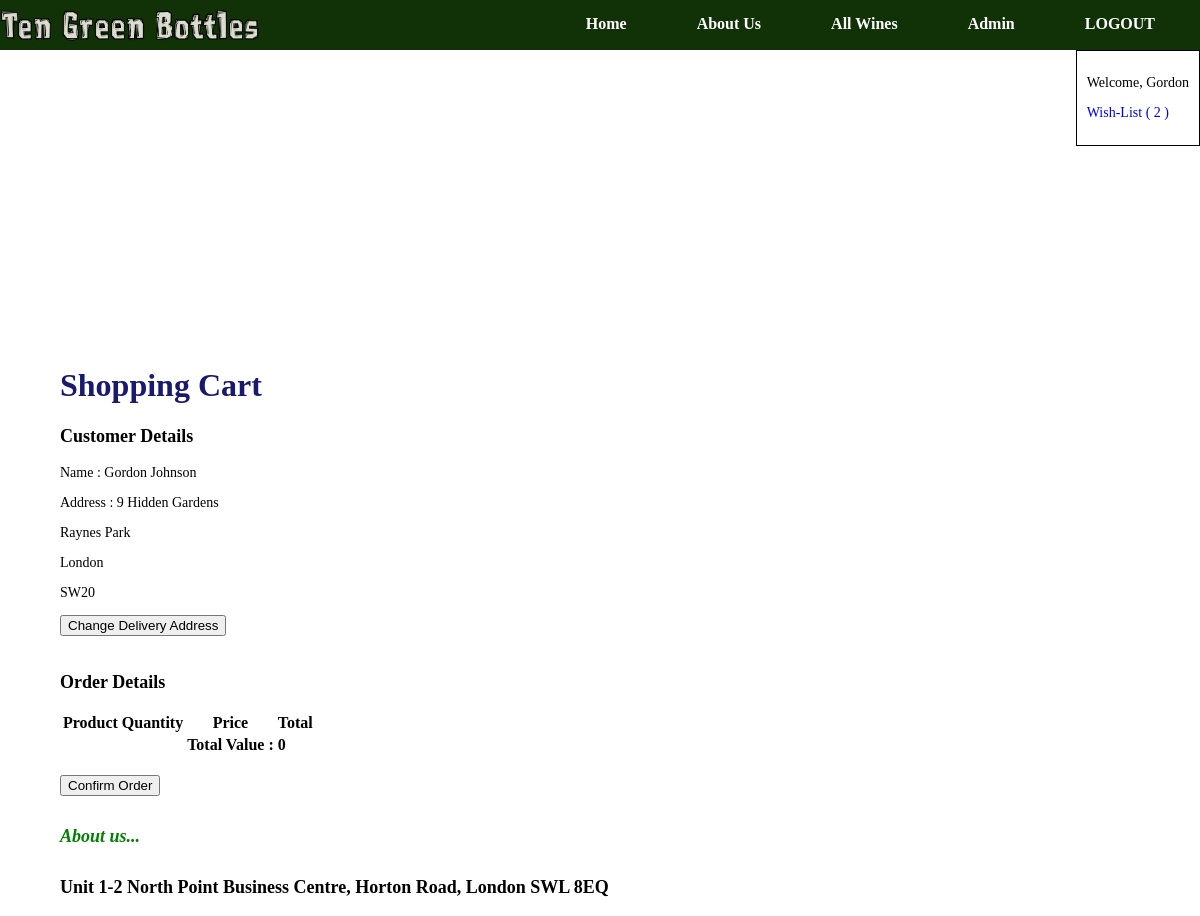
The app's page /cart.php (signed in) with its own data.
### tables this page shows
CREATE TABLE IF NOT EXISTS `customer` (
  `customer_id` int(11) NOT NULL,
  `first_name` varchar(100) NOT NULL,
  `last_name` varchar(100) NOT NULL,
  `phone_number` varchar(15) DEFAULT NULL,
  `email_address` varchar(255) NOT NULL,
  `password` varchar(255) NOT NULL,
  `access` int(11) NOT NULL DEFAULT '0',
  `address_id_fk` int(11) NOT NULL
);

CREATE TABLE IF NOT EXISTS `address` (
  `address_id` int(11) NOT NULL,
  `door_number_name` varchar(25) NOT NULL,
  `street_name` varchar(255) DEFAULT NULL,
  `city` varchar(255) DEFAULT NULL,
  `county` varchar(255) DEFAULT NULL,
  `post_code` varchar(10) NOT NULL
);

### Database/db_Read.php (called while the page is built, shortened)
<?php
    function readQCP($_q, $_c, array $_p) {
        global $pdo;
        $statement = $pdo->prepare($_q);
        $statement->execute($_p);
        $result = $statement->fetchAll(PDO::FETCH_CLASS, $_c);
        return $result;
    }
    function getAllWishListById($_id) {
        $q = "SELECT * FROM wish_list WHERE customer_id_fk = ?";
        $c = 'WishList';
        $p = [$_id];
        return readQCP($q, $c, $p);
    }
    function getUserById($_id) {
        $q = "SELECT * FROM customer WHERE customer_id = ? LIMIT 1";
        $c = 'Customer';
        $p = [$_id];
        return readQCP($q, $c, $p);
    }
    function getAddressById($_aId) {
        $q = "SELECT * FROM address WHERE address_id = ? LIMIT 1";
        $c = 'Address';
        $p = [$_aId];
        return readQCP($q, $c, $p);
    }
?>

### Controllers/main_controller.php (called while the page is built, shortened)
<?php
require_once ("Model/m_customer.php");
if (isset($_SESSION["Customer"])) {
    $currentUser = getUserById($_SESSION["Customer"]);
    $userWishList = getAllWishListById($_SESSION["Customer"]);
}
?>

### Model/m_customer.php (called while the page is built, shortened)
<?php
    class Customer implements JsonSerializable {
        public function __get($name) {
            return $this->$name;
        }
    }
    class Address {
        public function __get($name) {
            return $this->$name;
        }
    }
?>

### Controllers/cart_controller.php (called while the page is built, shortened)
<?php
require_once ("Model/m_customer.php");
if (isset($_SESSION["Customer"])) {
    if (isset($_SESSION["address"])) {
        $userAddress = getAddressById($_SESSION['address']);
        unset($_SESSION["address"]);
    } else {
        $userAddress = getAddressById($currentUser[0]->address_id_fk);
    }
} else {
    header('Location: sign_in.php?cart=1');
    die();
}
?>

### cart.php (the view, shortened to what this page needs)
<?php require_once ("Includes/header.php"); ?>
<?php require_once ("Controllers/cart_controller.php"); ?>
<?php require_once ("Includes/info.php"); ?>
    <h1>Shopping Cart</h1>
    <div>
        <h3>Customer Details</h3>
        <p>Name : <?= $currentUser[0]->first_name ?> <?= $currentUser[0]->last_name ?></p>
        <p>Address : <?= $userAddress[0]->door_number_name ?> <?= $userAddress[0]->street_name ?></p>
        <p><?= $userAddress[0]->city ?></p>
        <p><?= $userAddress[0]->county ?></p>
        <p><?= $userAddress[0]->post_code ?></p>
    </div>
    <form method="post" action="address.php">
        <input type="submit" value="Change Delivery Address">
    </form>
    <br/>
    <h3>Order Details</h3>
    <table>
        <tr>
            <th>Product</th>
            <th>Quantity</th>
            <th>Price</th>
            <th>Total</th>
            <th></th>
            <th></th>
        </tr>
        <tr>
            <td></td>
            <td></td>
            <td><strong>Total Value : </strong></td>
            <td><strong><?= $_SESSION["total"] ?></strong></td>
        </tr>
    </table>
    <br/>
    <form method="post" action="order.php">
        <input type="submit" value="Confirm Order">
    </form>
<?php require_once ("Includes/footer.php"); ?>

### Includes/info.php (shortened to what this page needs)
<div id="userInfo">
        <?php if(isset($_SESSION["Customer"])): ?>
    <p>Welcome, <?= $currentUser[0]->first_name ?></p>
    <a href="wine.php?wine_type=showWish&iCode=filter"><p>Wish-List ( <?= count($userWishList) ?> )</p></a>
<?php endif; ?>
</div>
<header class="topArea">
</header>
<div id="contentArea">

### Style/main.css (style rules this page uses)
* { box-sizing: border-box; }
body { width: 100%; height: 100%; margin: 0px; padding: 0px; }
h1 { color: midnightblue; text-align: left; font-weight: bold; font-size: 32px; }
h3 { font-size: 18px; }
p, li, a { font-size: 14px; }
a { text-decoration: none; }
.topArea { width: 100%; height: 200px; text-align: center; clear: both; }
#contentArea { width: 90%; margin-left: auto; margin-right: auto; }

### Style/element.css (style rules this page uses)
#userInfo { float: right; Padding: 10px; font-size: 14px; border: 1px solid black; }

### records on screen
customer: first_name "Gordon", last_name "Johnson"
address: door_number_name "9", street_name "Hidden Gardens", city "Raynes Park", county "London", post_code "SW20"

### other values on screen
count($userWishList) "2"
$_SESSION["total"] "0"
